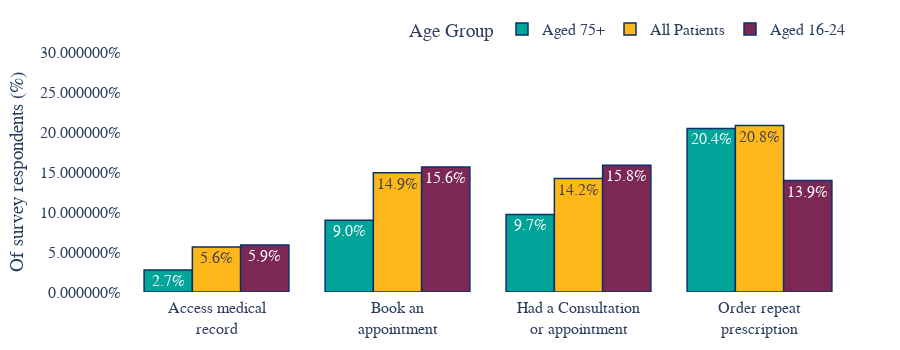

The notebook cell saved with this chart:
### Code cell
# plot the long (tidy) dataframe
fig = px.bar(
    online_gp_services,
    x="Online Activity",
    y="Percent",
    color="Age Group",
    color_discrete_sequence=nhs_colours,
    barmode="group",
    text="Percent",
    height=350,
)

# Asthetics of the plot
fig.update_layout(
    # change background colour 
    {"plot_bgcolor": "rgba(0,0,0, 0)", "paper_bgcolor": "rgba(0,0,0, 0)"},
    yaxis_title='Of survey respondents (%)',
    yaxis=dict(
        tickformat = "%",
        range=[0, 0.3]),
    xaxis=dict(
        tickmode = 'array',
        tickvals = online_gp_services['Online Activity'].tolist(),
        ticktext = online_gp_services['Lable'].tolist(),
        #tickangle = 0
    ),
    xaxis_title=None,
    # change fonts
    font=dict(family="Arial", size=16),
    # autosize makes the chart 'responsive' (https://en.wikipedia.org/wiki/Responsive_web_design)
    autosize=True,
    margin=dict(
        l=50,
        r=50,
        b=50,
        t=50,
        pad=4,
        autoexpand=True
        ),
    ## options for the hover-over text
    # changes how the hover-over box is displayed
    hovermode="x unified",
    # hoverlabel_align = 'right',
    # changes the hover-over box formatting
    hoverlabel=dict(
        bgcolor="white",
        font_size=16,
        font_family="Arial"
    ),
    legend=dict(
    orientation="h",
    yanchor="bottom",
    y=1.02,
    xanchor="right",
    x=1
    )
)
# options to change how the bars look
fig.update_traces(
    # this also changes the hover-over box formatting
    hovertemplate='<b>%{fullData.name}</b>: %{text:.1%}<extra></extra>',
    # outline of bars
    marker_line_color = 'rgb(8,48,107)',
    marker_line_width=1.5,
    opacity=1,
    # options for text inside bars
    texttemplate='%{text:.1%}',
    textposition='inside'
    )
fig.update_xaxes(type='category')
fig.show()

### Figure 1 — Plotly figure (JSON) as saved in the notebook; plotly's stock layout.template omitted (floating-point values rounded to 4 significant figures)
{"data": [{"alignmentgroup": "True", "hovertemplate": "<b>%{fullData.name}</b>: %{text:.1%}<extra></extra>", "legendgroup": "Aged 75+", "marker": {"color": "#00A499", "line": {"color": "rgb(8,48,107)", "width": 1.5}}, "name": "Aged 75+", "offsetgroup": "Aged 75+", "opacity": 1, "orientation": "v", "showlegend": true, "text": [0.02735, 0.08979, 0.09698, 0.2044], "textposition": "inside", "texttemplate": "%{text:.1%}", "type": "bar", "x": ["Accessing my medical records online", "Booking appointments online", "Had an online consultation or appointment", "Ordering repeat prescriptions online"], "xaxis": "x", "y": [0.02735, 0.08979, 0.09698, 0.2044], "yaxis": "y"}, {"alignmentgroup": "True", "hovertemplate": "<b>%{fullData.name}</b>: %{text:.1%}<extra></extra>", "legendgroup": "All Patients", "marker": {"color": "#FFB81C", "line": {"color": "rgb(8,48,107)", "width": 1.5}}, "name": "All Patients", "offsetgroup": "All Patients", "opacity": 1, "orientation": "v", "showlegend": true, "text": [0.0563, 0.1418, 0.149, 0.2081], "textposition": "inside", "texttemplate": "%{text:.1%}", "type": "bar", "x": ["Accessing my medical records online", "Had an online consultation or appointment", "Booking appointments online", "Ordering repeat prescriptions online"], "xaxis": "x", "y": [0.0563, 0.1418, 0.149, 0.2081], "yaxis": "y"}, {"alignmentgroup": "True", "hovertemplate": "<b>%{fullData.name}</b>: %{text:.1%}<extra></extra>", "legendgroup": "Aged 16-24", "marker": {"color": "#7C2855", "line": {"color": "rgb(8,48,107)", "width": 1.5}}, "name": "Aged 16-24", "offsetgroup": "Aged 16-24", "opacity": 1, "orientation": "v", "showlegend": true, "text": [0.05885, 0.1393, 0.1562, 0.1583], "textposition": "inside", "texttemplate": "%{text:.1%}", "type": "bar", "x": ["Accessing my medical records online", "Ordering repeat prescriptions online", "Booking appointments online", "Had an online consultation or appointment"], "xaxis": "x", "y": [0.05885, 0.1393, 0.1562, 0.1583], "yaxis": "y"}], "layout": {"autosize": true, "barmode": "group", "font": {"family": "Arial", "size": 16}, "height": 350, "hoverlabel": {"bgcolor": "white", "font": {"family": "Arial", "size": 16}}, "hovermode": "x unified", "legend": {"orientation": "h", "title": {"text": "Age Group"}, "tracegroupgap": 0, "x": 1, "xanchor": "right", "y": 1.02, "yanchor": "bottom"}, "margin": {"autoexpand": true, "b": 50, "l": 50, "pad": 4, "r": 50, "t": 50}, "paper_bgcolor": "rgba(0,0,0, 0)", "plot_bgcolor": "rgba(0,0,0, 0)", "xaxis": {"anchor": "y", "domain": [0, 1], "tickmode": "array", "ticktext": ["Access medical<br>record", "Access medical<br>record", "Access medical<br>record", "Book an<br>appointment", "Had a Consultation<br>or appointment", "Order repeat<br>prescription", "Had a Consultation<br>or appointment", "Book an<br>appointment", "Book an<br>appointment", "Had a Consultation<br>or appointment", "Order repeat<br>prescription", "Order repeat<br>prescription"], "tickvals": ["Accessing my medical records online", "Accessing my medical records online", "Accessing my medical records online", "Booking appointments online", "Had an online consultation or appointment", "Ordering repeat prescriptions online", "Had an online consultation or appointment", "Booking appointments online", "Booking appointments online", "Had an online consultation or appointment", "Ordering repeat prescriptions online", "Ordering repeat prescriptions online"], "title": {}, "type": "category"}, "yaxis": {"anchor": "x", "domain": [0, 1], "range": [0, 0.3], "tickformat": "%", "title": {"text": "Of survey respondents (%)"}}}}
